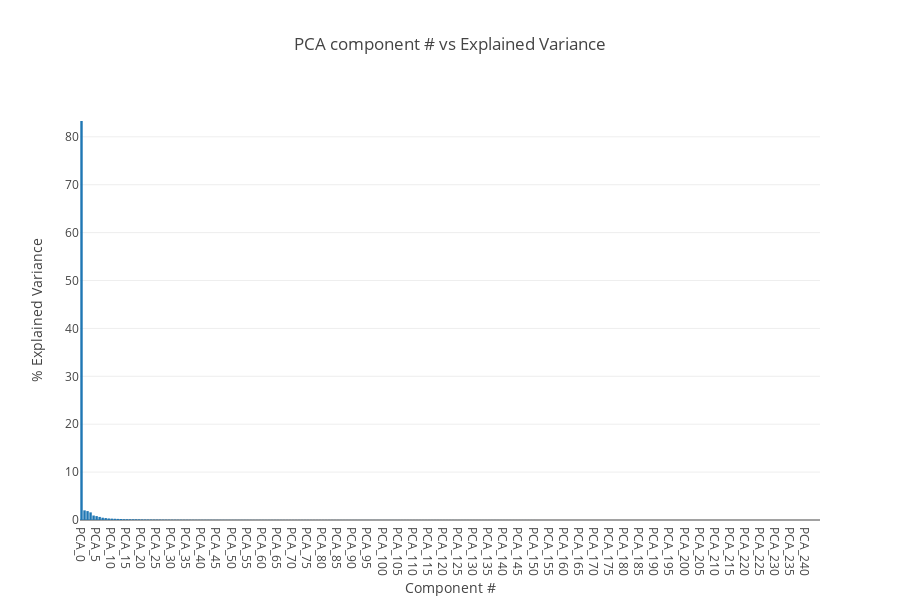

Notebook source saved alongside this figure:
### Code cell
#Display counts of labels
data=[go.Bar(x = PCA_Columns, y =  my_pca.explained_variance_ratio_*100)]
#Set layout
layout=dict(height=600, width=900, title='PCA component # vs Explained Variance', xaxis=dict(
        title='Component #'), 
        yaxis=dict(title='% Explained Variance'),)

#Set figure to display
fig=dict(data=data, layout=layout)

py.iplot(fig)

### Figure 1 — Plotly figure (JSON) as saved in the notebook; plotly's stock layout.template omitted (floating-point values rounded to 4 significant figures; data arrays with more than 128 entries replaced by an {"elided": "..."} marker saying what was removed)
{"data": [{"type": "bar", "uid": "62143fdd-f60e-440a-9795-a43469aeb959", "x": {"elided": "245 str values"}, "y": {"elided": "245 float values"}}], "layout": {"height": 600, "title": {"text": "PCA component # vs Explained Variance"}, "width": 900, "xaxis": {"title": {"text": "Component #"}}, "yaxis": {"title": {"text": "% Explained Variance"}}}}
